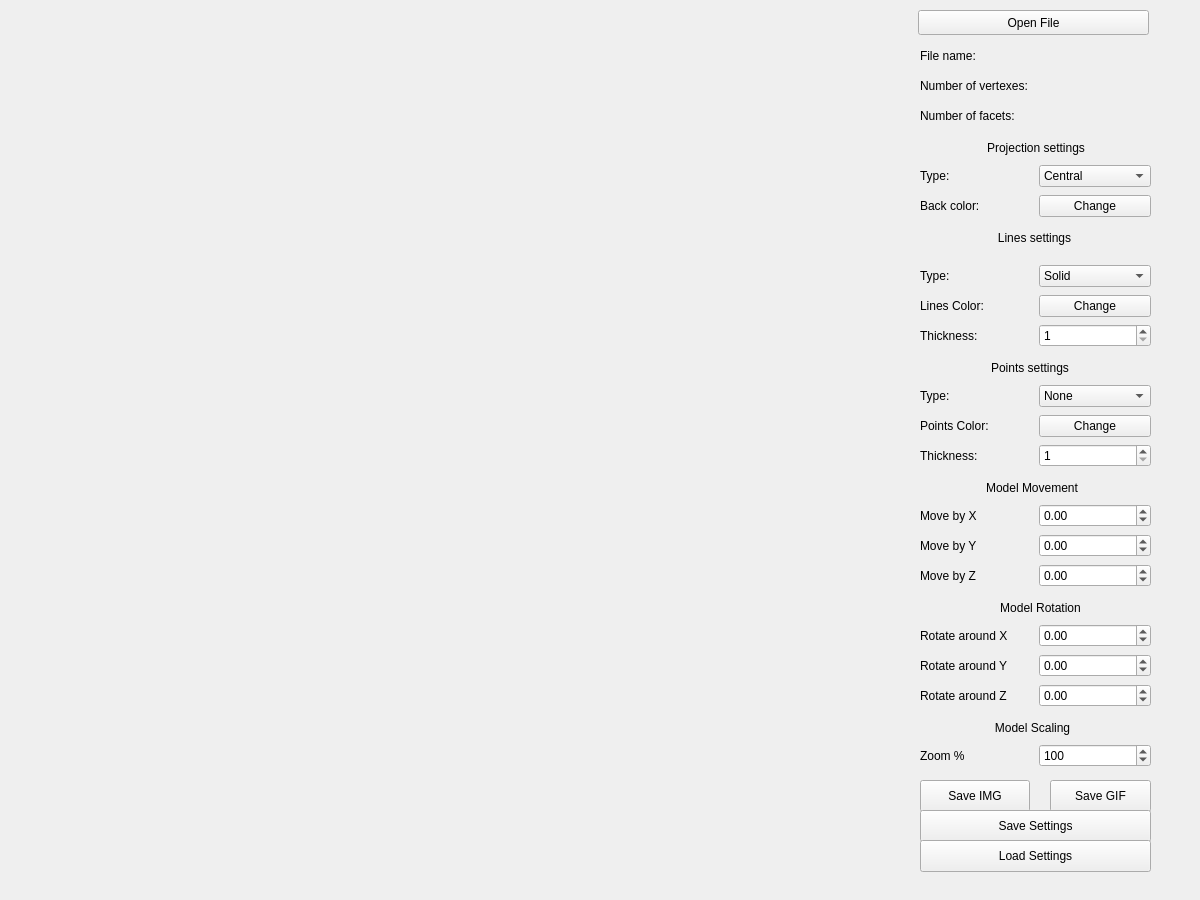
<?xml version="1.0" encoding="UTF-8"?>
<ui version="4.0">
 <class>view</class>
 <widget class="QMainWindow" name="view">
  <property name="geometry">
   <rect>
    <x>0</x>
    <y>0</y>
    <width>1200</width>
    <height>900</height>
   </rect>
  </property>
  <property name="minimumSize">
   <size>
    <width>1200</width>
    <height>900</height>
   </size>
  </property>
  <property name="maximumSize">
   <size>
    <width>1200</width>
    <height>900</height>
   </size>
  </property>
  <property name="windowTitle">
   <string>3DViewer 2.0</string>
  </property>
  <widget class="QWidget" name="centralwidget">
   <widget class="Scene" name="sceneWidget" native="true">
    <property name="geometry">
     <rect>
      <x>0</x>
      <y>0</y>
      <width>900</width>
      <height>900</height>
     </rect>
    </property>
    <property name="sizePolicy">
     <sizepolicy hsizetype="Fixed" vsizetype="Fixed">
      <horstretch>0</horstretch>
      <verstretch>0</verstretch>
     </sizepolicy>
    </property>
    <property name="minimumSize">
     <size>
      <width>900</width>
      <height>900</height>
     </size>
    </property>
    <property name="maximumSize">
     <size>
      <width>900</width>
      <height>900</height>
     </size>
    </property>
   </widget>
   <widget class="QPushButton" name="SaveImage">
    <property name="geometry">
     <rect>
      <x>920</x>
      <y>780</y>
      <width>110</width>
      <height>32</height>
     </rect>
    </property>
    <property name="text">
     <string>Save IMG</string>
    </property>
   </widget>
   <widget class="QPushButton" name="SaveGif">
    <property name="geometry">
     <rect>
      <x>1050</x>
      <y>780</y>
      <width>101</width>
      <height>32</height>
     </rect>
    </property>
    <property name="text">
     <string>Save GIF</string>
    </property>
   </widget>
   <widget class="QLabel" name="GifTimer_label">
    <property name="geometry">
     <rect>
      <x>1100</x>
      <y>770</y>
      <width>51</width>
      <height>20</height>
     </rect>
    </property>
    <property name="text">
     <string/>
    </property>
   </widget>
   <widget class="QPushButton" name="SaveSettings">
    <property name="geometry">
     <rect>
      <x>920</x>
      <y>810</y>
      <width>231</width>
      <height>32</height>
     </rect>
    </property>
    <property name="text">
     <string>Save Settings</string>
    </property>
   </widget>
   <widget class="QPushButton" name="LoadSettings">
    <property name="geometry">
     <rect>
      <x>920</x>
      <y>840</y>
      <width>231</width>
      <height>32</height>
     </rect>
    </property>
    <property name="text">
     <string>Load Settings</string>
    </property>
   </widget>
   <widget class="QWidget" name="layoutWidget00">
    <property name="geometry">
     <rect>
      <x>920</x>
      <y>40</y>
      <width>231</width>
      <height>31</height>
     </rect>
    </property>
    <layout class="QHBoxLayout" name="horizontalLayout">
     <item>
      <widget class="QLabel" name="label_file_name_2">
       <property name="text">
        <string>File name:</string>
       </property>
      </widget>
     </item>
     <item>
      <widget class="QLabel" name="file_name_2">
       <property name="text">
        <string/>
       </property>
       <property name="alignment">
        <set>Qt::AlignRight|Qt::AlignTrailing|Qt::AlignVCenter</set>
       </property>
       <property name="wordWrap">
        <bool>false</bool>
       </property>
      </widget>
     </item>
    </layout>
   </widget>
   <widget class="QWidget" name="layoutWidget01">
    <property name="geometry">
     <rect>
      <x>920</x>
      <y>70</y>
      <width>231</width>
      <height>31</height>
     </rect>
    </property>
    <layout class="QHBoxLayout" name="horizontalLayout_2">
     <item>
      <widget class="QLabel" name="label_count_vertexes_2">
       <property name="text">
        <string>Number of vertexes:</string>
       </property>
      </widget>
     </item>
     <item>
      <widget class="QLabel" name="count_vertexes_2">
       <property name="text">
        <string/>
       </property>
       <property name="alignment">
        <set>Qt::AlignRight|Qt::AlignTrailing|Qt::AlignVCenter</set>
       </property>
      </widget>
     </item>
    </layout>
   </widget>
   <widget class="QWidget" name="layoutWidget02">
    <property name="geometry">
     <rect>
      <x>920</x>
      <y>100</y>
      <width>231</width>
      <height>31</height>
     </rect>
    </property>
    <layout class="QHBoxLayout" name="horizontalLayout_3">
     <property name="sizeConstraint">
      <enum>QLayout::SetDefaultConstraint</enum>
     </property>
     <item>
      <widget class="QLabel" name="label_count_facets_2">
       <property name="text">
        <string>Number of facets:</string>
       </property>
      </widget>
     </item>
     <item>
      <widget class="QLabel" name="count_facets_2">
       <property name="text">
        <string/>
       </property>
       <property name="alignment">
        <set>Qt::AlignRight|Qt::AlignTrailing|Qt::AlignVCenter</set>
       </property>
      </widget>
     </item>
    </layout>
   </widget>
   <widget class="QLabel" name="label_23">
    <property name="geometry">
     <rect>
      <x>980</x>
      <y>140</y>
      <width>112</width>
      <height>16</height>
     </rect>
    </property>
    <property name="text">
     <string>Projection settings</string>
    </property>
    <property name="alignment">
     <set>Qt::AlignCenter</set>
    </property>
   </widget>
   <widget class="QWidget" name="layoutWidget03">
    <property name="geometry">
     <rect>
      <x>920</x>
      <y>190</y>
      <width>231</width>
      <height>32</height>
     </rect>
    </property>
    <layout class="QHBoxLayout" name="horizontalLayout_10">
     <item>
      <widget class="QLabel" name="label_background_color">
       <property name="text">
        <string>Back color:</string>
       </property>
      </widget>
     </item>
     <item>
      <widget class="QPushButton" name="BGColorChange_pushButton">
       <property name="text">
        <string>Change</string>
       </property>
      </widget>
     </item>
    </layout>
   </widget>
   <widget class="QWidget" name="layoutWidget04">
    <property name="geometry">
     <rect>
      <x>920</x>
      <y>160</y>
      <width>231</width>
      <height>32</height>
     </rect>
    </property>
    <layout class="QHBoxLayout" name="horizontalLayout_9">
     <item>
      <widget class="QLabel" name="label_12">
       <property name="text">
        <string>Type:</string>
       </property>
      </widget>
     </item>
     <item>
      <widget class="QComboBox" name="comboBox_projection_type">
       <item>
        <property name="text">
         <string>Central</string>
        </property>
       </item>
       <item>
        <property name="text">
         <string>Parallel</string>
        </property>
       </item>
      </widget>
     </item>
    </layout>
   </widget>
   <widget class="QWidget" name="layoutWidget05">
    <property name="geometry">
     <rect>
      <x>920</x>
      <y>260</y>
      <width>231</width>
      <height>32</height>
     </rect>
    </property>
    <layout class="QHBoxLayout" name="horizontalLayout_19">
     <item>
      <widget class="QLabel" name="label_line">
       <property name="text">
        <string>Type:</string>
       </property>
      </widget>
     </item>
     <item>
      <widget class="QComboBox" name="comboBox_edges_type">
       <item>
        <property name="text">
         <string>Solid</string>
        </property>
       </item>
       <item>
        <property name="text">
         <string>Dashed</string>
        </property>
       </item>
      </widget>
     </item>
    </layout>
   </widget>
   <widget class="QLabel" name="label_14">
    <property name="geometry">
     <rect>
      <x>990</x>
      <y>230</y>
      <width>89</width>
      <height>16</height>
     </rect>
    </property>
    <property name="text">
     <string>Lines settings</string>
    </property>
    <property name="scaledContents">
     <bool>true</bool>
    </property>
    <property name="alignment">
     <set>Qt::AlignCenter</set>
    </property>
   </widget>
   <widget class="QWidget" name="layoutWidget06">
    <property name="geometry">
     <rect>
      <x>920</x>
      <y>320</y>
      <width>231</width>
      <height>31</height>
     </rect>
    </property>
    <layout class="QHBoxLayout" name="horizontalLayout_21">
     <item>
      <widget class="QLabel" name="label_line_width">
       <property name="text">
        <string>Thickness:</string>
       </property>
      </widget>
     </item>
     <item>
      <widget class="QSpinBox" name="spinBox_edges_thickness">
       <property name="minimum">
        <number>1</number>
       </property>
       <property name="maximum">
        <number>10</number>
       </property>
      </widget>
     </item>
    </layout>
   </widget>
   <widget class="QWidget" name="layoutWidget07">
    <property name="geometry">
     <rect>
      <x>920</x>
      <y>290</y>
      <width>231</width>
      <height>32</height>
     </rect>
    </property>
    <layout class="QHBoxLayout" name="horizontalLayout_20">
     <item>
      <widget class="QLabel" name="label_line_color_2">
       <property name="text">
        <string>Lines Color:</string>
       </property>
      </widget>
     </item>
     <item>
      <widget class="QPushButton" name="LinesColorChange_pushButton">
       <property name="text">
        <string>Change</string>
       </property>
      </widget>
     </item>
    </layout>
   </widget>
   <widget class="QLabel" name="label_17">
    <property name="geometry">
     <rect>
      <x>980</x>
      <y>360</y>
      <width>100</width>
      <height>16</height>
     </rect>
    </property>
    <property name="text">
     <string>Points settings</string>
    </property>
    <property name="alignment">
     <set>Qt::AlignCenter</set>
    </property>
   </widget>
   <widget class="QWidget" name="layoutWidget08">
    <property name="geometry">
     <rect>
      <x>920</x>
      <y>410</y>
      <width>231</width>
      <height>32</height>
     </rect>
    </property>
    <layout class="QHBoxLayout" name="horizontalLayout_23">
     <item>
      <widget class="QLabel" name="label_19">
       <property name="text">
        <string>Points Color:</string>
       </property>
      </widget>
     </item>
     <item>
      <widget class="QPushButton" name="PointsColorChange_pushButton">
       <property name="text">
        <string>Change</string>
       </property>
      </widget>
     </item>
    </layout>
   </widget>
   <widget class="QWidget" name="layoutWidget09">
    <property name="geometry">
     <rect>
      <x>920</x>
      <y>440</y>
      <width>231</width>
      <height>31</height>
     </rect>
    </property>
    <layout class="QHBoxLayout" name="horizontalLayout_24">
     <item>
      <widget class="QLabel" name="label_20">
       <property name="text">
        <string>Thickness:</string>
       </property>
      </widget>
     </item>
     <item>
      <widget class="QSpinBox" name="spinBox_vertices_thickness">
       <property name="minimum">
        <number>1</number>
       </property>
       <property name="maximum">
        <number>100</number>
       </property>
      </widget>
     </item>
    </layout>
   </widget>
   <widget class="QWidget" name="layoutWidget10">
    <property name="geometry">
     <rect>
      <x>920</x>
      <y>380</y>
      <width>231</width>
      <height>32</height>
     </rect>
    </property>
    <layout class="QHBoxLayout" name="horizontalLayout_22">
     <item>
      <widget class="QLabel" name="label_18">
       <property name="text">
        <string>Type:</string>
       </property>
      </widget>
     </item>
     <item>
      <widget class="QComboBox" name="comboBox_vertices_type">
       <item>
        <property name="text">
         <string>None</string>
        </property>
       </item>
       <item>
        <property name="text">
         <string>Circle</string>
        </property>
       </item>
       <item>
        <property name="text">
         <string>Square</string>
        </property>
       </item>
      </widget>
     </item>
    </layout>
   </widget>
   <widget class="QLabel" name="label_21">
    <property name="geometry">
     <rect>
      <x>980</x>
      <y>480</y>
      <width>104</width>
      <height>16</height>
     </rect>
    </property>
    <property name="text">
     <string>Model Movement</string>
    </property>
    <property name="alignment">
     <set>Qt::AlignCenter</set>
    </property>
   </widget>
   <widget class="QWidget" name="layoutWidget11">
    <property name="geometry">
     <rect>
      <x>920</x>
      <y>530</y>
      <width>231</width>
      <height>31</height>
     </rect>
    </property>
    <layout class="QHBoxLayout" name="horizontalLayout_26">
     <item>
      <widget class="QLabel" name="label_24">
       <property name="text">
        <string>Move by Y</string>
       </property>
      </widget>
     </item>
     <item>
      <widget class="QDoubleSpinBox" name="Y_movement_SpinBox">
       <property name="minimum">
        <double>-100.000000000000000</double>
       </property>
       <property name="maximum">
        <double>100.000000000000000</double>
       </property>
       <property name="singleStep">
        <double>0.200000000000000</double>
       </property>
      </widget>
     </item>
    </layout>
   </widget>
   <widget class="QWidget" name="layoutWidget12">
    <property name="geometry">
     <rect>
      <x>920</x>
      <y>560</y>
      <width>231</width>
      <height>31</height>
     </rect>
    </property>
    <layout class="QHBoxLayout" name="horizontalLayout_27">
     <item>
      <widget class="QLabel" name="label_25">
       <property name="text">
        <string>Move by Z</string>
       </property>
      </widget>
     </item>
     <item>
      <widget class="QDoubleSpinBox" name="Z_movement_SpinBox">
       <property name="minimum">
        <double>-100.000000000000000</double>
       </property>
       <property name="maximum">
        <double>100.000000000000000</double>
       </property>
       <property name="singleStep">
        <double>0.200000000000000</double>
       </property>
      </widget>
     </item>
    </layout>
   </widget>
   <widget class="QWidget" name="layoutWidget13">
    <property name="geometry">
     <rect>
      <x>920</x>
      <y>500</y>
      <width>231</width>
      <height>31</height>
     </rect>
    </property>
    <layout class="QHBoxLayout" name="horizontalLayout_25">
     <item>
      <widget class="QLabel" name="label_26">
       <property name="text">
        <string>Move by X</string>
       </property>
      </widget>
     </item>
     <item>
      <widget class="QDoubleSpinBox" name="X_movement_SpinBox">
       <property name="minimum">
        <double>-100.000000000000000</double>
       </property>
       <property name="maximum">
        <double>100.000000000000000</double>
       </property>
       <property name="singleStep">
        <double>0.200000000000000</double>
       </property>
      </widget>
     </item>
    </layout>
   </widget>
   <widget class="QLabel" name="label_22">
    <property name="geometry">
     <rect>
      <x>990</x>
      <y>600</y>
      <width>101</width>
      <height>16</height>
     </rect>
    </property>
    <property name="text">
     <string>Model Rotation</string>
    </property>
    <property name="alignment">
     <set>Qt::AlignCenter</set>
    </property>
   </widget>
   <widget class="QWidget" name="layoutWidget14">
    <property name="geometry">
     <rect>
      <x>920</x>
      <y>680</y>
      <width>231</width>
      <height>31</height>
     </rect>
    </property>
    <layout class="QHBoxLayout" name="horizontalLayout_30">
     <item>
      <widget class="QLabel" name="label_29">
       <property name="text">
        <string>Rotate around Z</string>
       </property>
      </widget>
     </item>
     <item>
      <widget class="QDoubleSpinBox" name="Z_rotation_SpinBox">
       <property name="minimum">
        <double>-180.000000000000000</double>
       </property>
       <property name="maximum">
        <double>180.000000000000000</double>
       </property>
       <property name="singleStep">
        <double>5.000000000000000</double>
       </property>
      </widget>
     </item>
    </layout>
   </widget>
   <widget class="QWidget" name="layoutWidget15">
    <property name="geometry">
     <rect>
      <x>920</x>
      <y>650</y>
      <width>231</width>
      <height>31</height>
     </rect>
    </property>
    <layout class="QHBoxLayout" name="horizontalLayout_29">
     <item>
      <widget class="QLabel" name="label_28">
       <property name="text">
        <string>Rotate around Y</string>
       </property>
      </widget>
     </item>
     <item>
      <widget class="QDoubleSpinBox" name="Y_rotation_SpinBox">
       <property name="minimum">
        <double>-180.000000000000000</double>
       </property>
       <property name="maximum">
        <double>180.000000000000000</double>
       </property>
       <property name="singleStep">
        <double>5.000000000000000</double>
       </property>
      </widget>
     </item>
    </layout>
   </widget>
   <widget class="QWidget" name="layoutWidget16">
    <property name="geometry">
     <rect>
      <x>920</x>
      <y>620</y>
      <width>231</width>
      <height>31</height>
     </rect>
    </property>
    <layout class="QHBoxLayout" name="horizontalLayout_28">
     <item>
      <widget class="QLabel" name="label_27">
       <property name="text">
        <string>Rotate around X</string>
       </property>
      </widget>
     </item>
     <item>
      <widget class="QDoubleSpinBox" name="X_rotation_SpinBox">
       <property name="minimum">
        <double>-180.000000000000000</double>
       </property>
       <property name="maximum">
        <double>180.000000000000000</double>
       </property>
       <property name="singleStep">
        <double>5.000000000000000</double>
       </property>
      </widget>
     </item>
    </layout>
   </widget>
   <widget class="QLabel" name="label_30">
    <property name="geometry">
     <rect>
      <x>990</x>
      <y>720</y>
      <width>85</width>
      <height>16</height>
     </rect>
    </property>
    <property name="text">
     <string>Model Scaling</string>
    </property>
    <property name="alignment">
     <set>Qt::AlignCenter</set>
    </property>
   </widget>
   <widget class="QWidget" name="layoutWidget17">
    <property name="geometry">
     <rect>
      <x>920</x>
      <y>740</y>
      <width>231</width>
      <height>31</height>
     </rect>
    </property>
    <layout class="QHBoxLayout" name="horizontalLayout_33">
     <item>
      <widget class="QLabel" name="label_33">
       <property name="text">
        <string>Zoom %</string>
       </property>
      </widget>
     </item>
     <item>
      <widget class="QSpinBox" name="Model_Zoom_spinBox">
       <property name="minimum">
        <number>1</number>
       </property>
       <property name="maximum">
        <number>1000</number>
       </property>
       <property name="singleStep">
        <number>10</number>
       </property>
       <property name="value">
        <number>100</number>
       </property>
      </widget>
     </item>
    </layout>
   </widget>
   <widget class="QPushButton" name="openFile">
    <property name="geometry">
     <rect>
      <x>918</x>
      <y>10</y>
      <width>231</width>
      <height>25</height>
     </rect>
    </property>
    <property name="text">
     <string>Open File</string>
    </property>
   </widget>
  </widget>
 </widget>
 <customwidgets>
  <customwidget>
   <class>Scene</class>
   <extends>QWidget</extends>
   <header>scene.h</header>
   <container>1</container>
  </customwidget>
 </customwidgets>
 <resources/>
 <connections/>
</ui>
